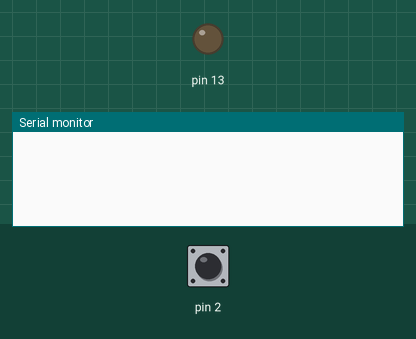
Recording of a sketch running on a simulated Arduino Uno, built with avr-gcc and run on an emulated ATmega328P. Shown: output pins drawn as LEDs (lit = HIGH), the last lines printed to the serial monitor. The test bench sets the inputs (shaded band); at power-on: pin 2 LOW.

Above: at 2.2 s.
2.3 s: pin 2 pulsed HIGH 2 times (0.12 s each, 0.3 s apart)
At 3.3 s:
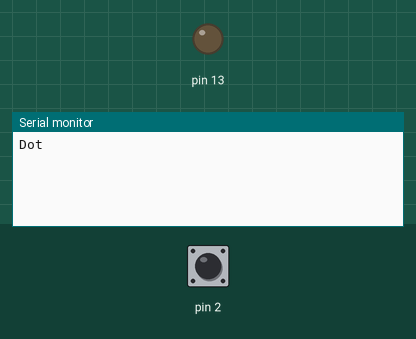
At 4.3 s:
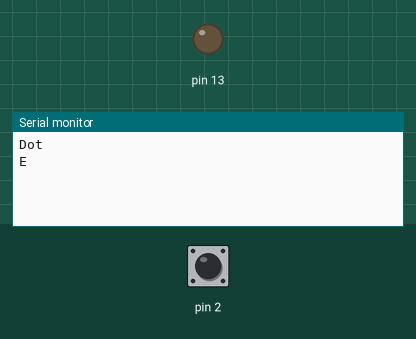

Measured:
- after the input at 2.3 s, the serial monitor: prints a new line after 0.12 s (image 1)

The sketch:

morsecodecracking.ino
```cpp
/*
  Reads morse code from a photo resistor sent from a cellphones flashlight.
  Decodes the morsecode message with Decode() function from Morsecode.h.
  Displays the decode messages to a lcd display

  Required components
    -photoresistor
    -10k puldown resistor on photoresistor
    -Cap 1microfarad for stable switching on photoresistor, filters out the jitters for digitalreading the photoresistor
    -lcd on Rs 12, en 11, d4 7, d5 6, d6 5, d7 7

  Coded by
    Gideon Jonkers
*/

#include "Morsecode.h"
#define dot 100
#define dah (3*dot)
#define space (7*dot)


void setup() {
  delay(1000);
  Serial.begin(9600);
  pinMode(13,OUTPUT);
  attachInterrupt(digitalPinToInterrupt(2), setTime, CHANGE); //interrupt for the light signal
}

unsigned long timer = 0;
unsigned long timerH = 0;  //timer for High pulse
unsigned long timerHp = 0; //timer previous high pulse
unsigned long timerL = 0;  //timer for Low pulse
unsigned long timerLp = 0; //timer previous Low pulse
String text;

void loop() {

  high:
  if(timerH != timerHp)
  {
    //Serial.println(timerH);
    timerHp = timerH;
  }
  if((timerH >= (dot - 70) && timerH < (dot+70)))
  {
    text += '.';
    Serial.println("Dot");
    timerH = 0;
    timerHp = 0;
    goto Lowe;
  }
  else if((timerH >= (dah - 70) && timerH < (dah+70)))
  {
    text += '_';
    Serial.println("dah");
    timerH = 0;
    timerHp = 0;
    goto Lowe;
  }
  goto high;

  Lowe:
  if(timerL != timerLp)
  {
    //Serial.println(timerL);
    timerLp = timerL;
  }
  if((timerL >= (dot - 70) && timerL < (dot+70)))
  {
    timerL = 0;
    timerLp = 0;
    goto high;
  }
  else if((timerL >= (dah - 70) && timerL < (dah+70)))
  {
    text += ' ';
    Serial.println(' ');
    timerL = 0;
    timerLp = 0;
    goto high;
  }
  else if((timerL >= (space - 70) && timerL < (space+70)))
  {
    text += '/';
    Serial.println(' ');
    Serial.println(' ');
    timerL = 0;
    timerLp = 0;
    goto high;
  }
  if(millis() - timer > (space+100))
  {
      text += ' ';
      //Serial.println(text);
      Serial.println(Decode(text));
      timer = millis();
      text = "";
      delay(10000);
      goto high;
  }
  goto Lowe;

}

void setTime()
{
  if(digitalRead(2) == HIGH){timerL = millis() - timer;}
  if(digitalRead(2) == LOW) {timerH = millis() - timer;}
  timer = millis();
}
```

Morsecode.h
```cpp
String Decode(String text)
{
  String letter;
  String rtext;// = "Morse code: ";
  bool space = false;
  for(unsigned int c = 0;c<text.length();c++)
  {
    space = false;
    for(int i = 0;i<5;i++)
    {
      if(text[c+i] == ' ')
      {
        for(int d = 0;d<i;d++){ letter+=text[c+d];}
        c+=i;
        goto let;
      }
      if(text[c+i] == '/')
      {
        for(int d = 0;d<i;d++) {letter+=text[c+d];}
        space = true;
        c+=i;
        goto let;
      }
    }
    let:
    unsigned long cval = 0;
    for(unsigned int i = 0;i<letter.length();i++)
    {
      cval += letter[i] == '_' ? (letter[i] + pow(2,i)) : (letter[i]);
      if(i == 0 && letter[i] == '_'){cval--;}
    }
    switch(cval)
    {
      case ('.' + '_' + 2):
        rtext += 'A';
      break;
      case ('_' + '.' + '.' + '.'):
        rtext += 'B';
      break;
      case ('_' + '.' + '_' + 4 + '.'):
        rtext += 'C';
      break;
      case ('_' + '.' + '.'):
        rtext += 'D';
      break;
      case ('.'):
        rtext += 'E';
      break;
      case ('.' + '.' + '_' + 4 + '.'):
        rtext += 'F';
      break;
      case ('_' + '_' + 2 + '.'):
        rtext += 'G';
      break;
      case ('.' + '.' + '.' + '.'):
        rtext += 'H';
      break;
      case ('.' + '.'):
        rtext += 'I';
      break;
      case ('.' + '_' + 2 + '_' + 4 + '_' + 8):
        rtext += 'J';
      break;
      case ('_' + '.'+ '_' + 4):
        rtext += 'K';
      break;
      case ('.' + '_' + 2 + '.' + '.'):
        rtext += 'L';
      break;
      case ('_' + '_' + 2):
        rtext += 'M';
      break;
      case ('_' + '.'):
        rtext += 'N';
      break;
      case ('_' + '_' + 2 + '_' + 4):
        rtext += 'O';
      break;
      case ('.' + '_' + 2 + '_' + 4 + '.'):
        rtext += 'P';
      break;
      case ('_' + '_' + 2 + '.' + '_' + 8):
        rtext += 'Q';
      break;
      case ('.' + '_' + 2 + '.'):
        rtext += 'R';
      break;
      case ('.' + '.' + '.'):
        rtext += 'S';
      break;
      case ('_'):
        rtext += 'T';
      break;
      case ('.' + '.' + '_' + 4):
        rtext += 'U';
      break;
      case ('.' + '.'+ '.' + '_' + 8):
        rtext += 'V';
      break;
      case ('.' + '_'+ 2 + '_' + 4):
        rtext += 'W';
      break;
      case ('_' + '.' + '.' + '_' + 8):
        rtext += 'X';
      break;
      case ('_' + '.' + '_' + 4 + '_' + 8):
        rtext += 'Y';
      break;
      case ('_' + '_'+ 2 +  '.' + '.'):
        rtext += 'Z';
      break;
    }
    if(space == true)
    {
      rtext += ' ';
    }
    letter = "";
  }
  return rtext;
}
```
